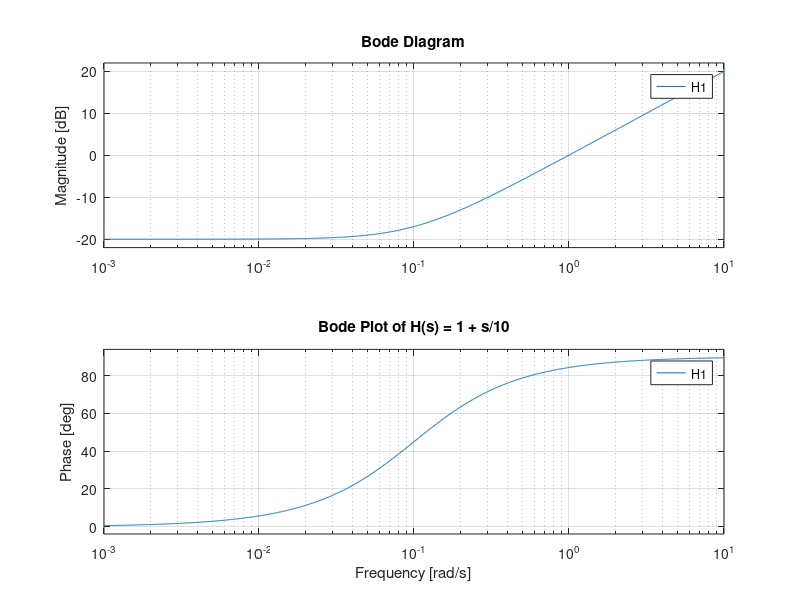
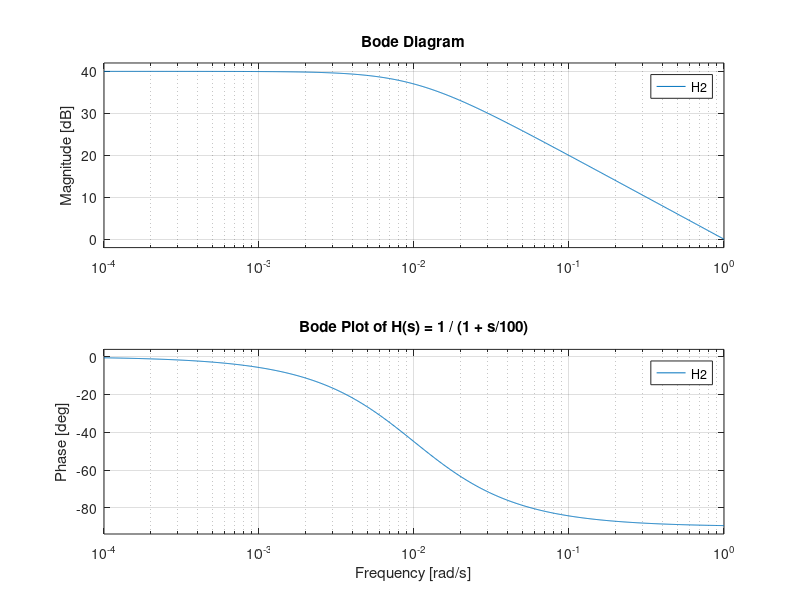
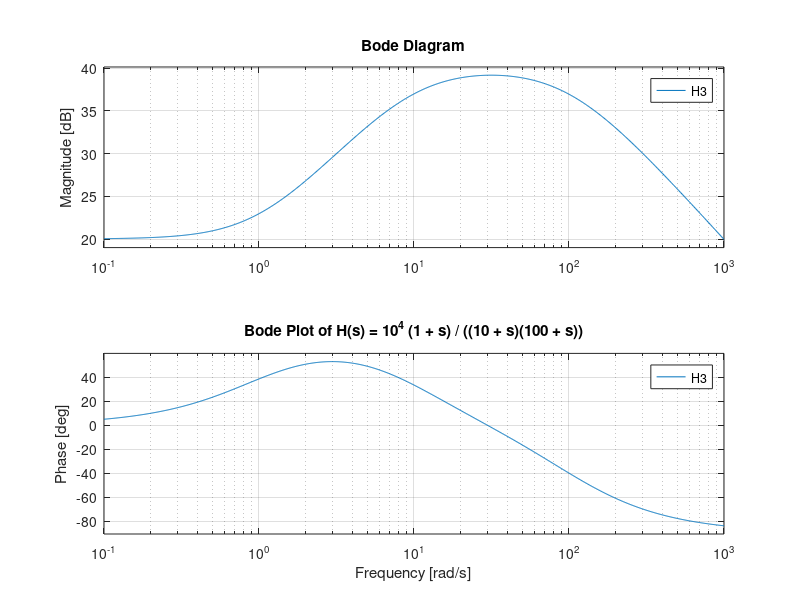

These figures' MATLAB source, in order:
% Transfer function (a)
H1 = tf([1 0.1], [1]);

% Transfer function (b)
H2 = tf([1], [1 0.01]);

% Transfer function (c)
H3 = tf([1e4 1e4], [1 110 1000]);

% Bode plot for (a)
figure;
bode(H1);
title('Bode Plot of H(s) = 1 + s/10');
grid on;

% Bode plot for (b)
figure;
bode(H2);
title('Bode Plot of H(s) = 1 / (1 + s/100)');
grid on;

% Bode plot for (c)
figure;
bode(H3);
title('Bode Plot of H(s) = 10^4 (1 + s) / ((10 + s)(100 + s))');
grid on;
